Frame 1 (no input): blank canvas, image omitted
Frame 60 (the mouse pressed at the canvas centre just before this capture): blank canvas, image omitted
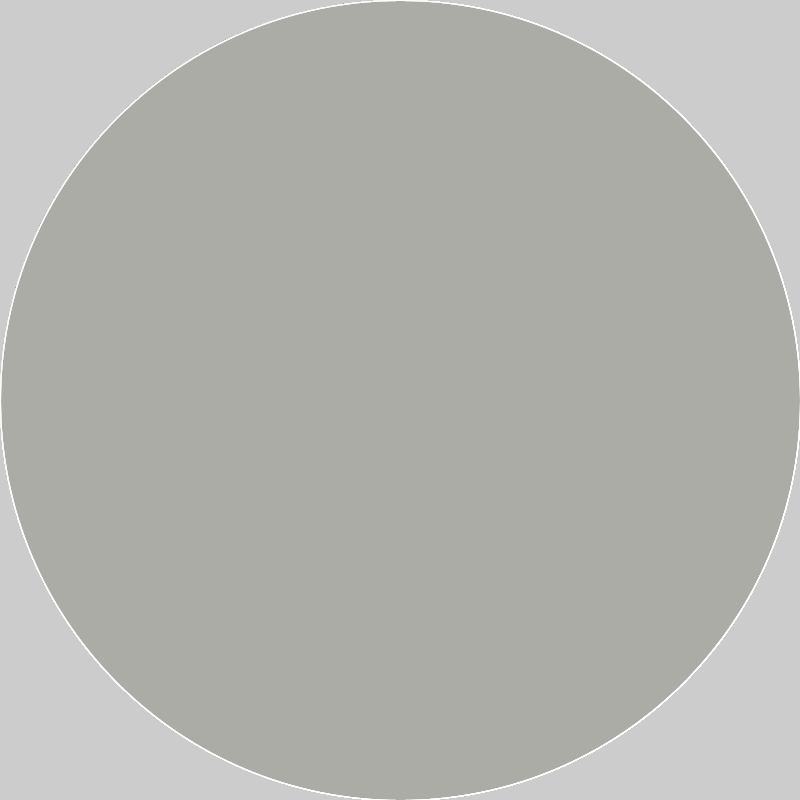
Frame 120 (the mouse held since frame 60 and released just before this capture)

The Processing sketch whose frames 1 and 60 were blank and that drew this single picture after the mouse press (run headless with seeded random() and noise(); from frame 60 on, the mouse is pressed at the canvas centre):

// Processing sketch: MooierProgramma
// ── MooierProgramma.pde
void setup()
{
  size (800,800);
}

void draw()
{
  fill (random(100, 255), random(100, 255), random(100, 255), 50);
  stroke(255);
  ellipse(mouseX, mouseY, mouseX+mouseY, mouseX+mouseY);
}
